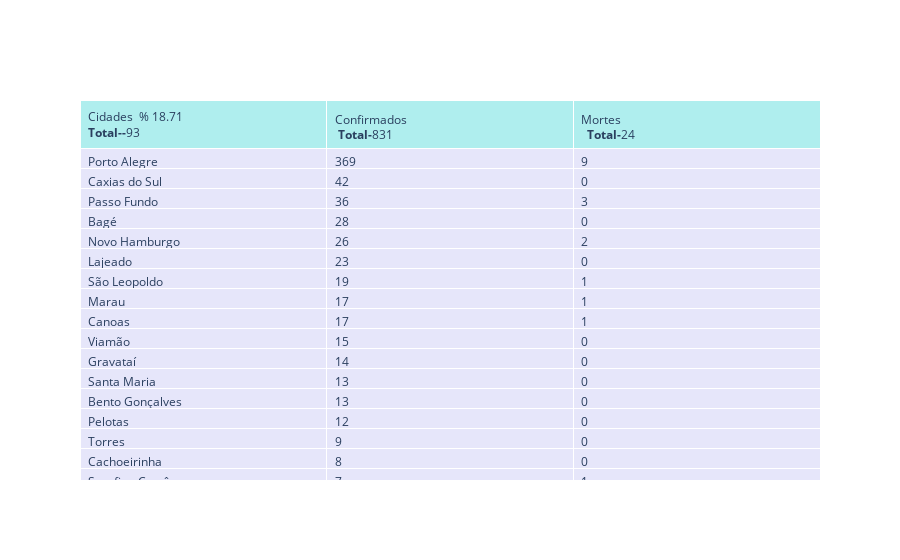

Notebook code for this chart:
### Code cell
dataRS =api_br_io[ api_br_io.city.notnull() ]
rs = dataRS [ (dataRS.state == 'RS')&(dataRS.date == '2020-04-17') & (dataRS.place_type =='city')].sort_values(by='confirmed',ascending=False)
rs.groupby(['city'] )
rs.fillna(0, inplace = True)
fig = go.Figure(data=[go.Table(
    header=dict(values=['Cidades  % '+ str(round(rs.city.size*100/497,2)) +'<br><b>Total--</b>'+str(rs.city.size) +'</br>' ,
                        '<br>Confirmados</br> <b>Total-</b>'+ str(rs.confirmed.sum()),
                        '<br>Mortes</br>  <b>Total-</b>'+ str(rs.deaths.sum().astype(int))],
                fill_color='paleturquoise',
                align='left'),
    cells=dict(values=[rs.city, rs.confirmed,rs.deaths],
               fill_color='lavender',
               align='left'))
])

fig.show()
plotly.offline.plot(fig, filename='HTML/TabelaCovid19RS.html', auto_open=False)

### Figure 1 — Plotly figure (JSON) as saved in the notebook; plotly's stock layout.template omitted (floating-point values rounded to 4 significant figures; data arrays with more than 128 entries replaced by an {"elided": "..."} marker saying what was removed)
{"data": [{"cells": {"align": "left", "fill": {"color": "lavender"}, "values": {"elided": "3x93 mixed values"}}, "header": {"align": "left", "fill": {"color": "paleturquoise"}, "values": ["Cidades  % 18.71<br><b>Total--</b>93</br>", "<br>Confirmados</br> <b>Total-</b>831", "<br>Mortes</br>  <b>Total-</b>24"]}, "type": "table"}], "layout": {}}
